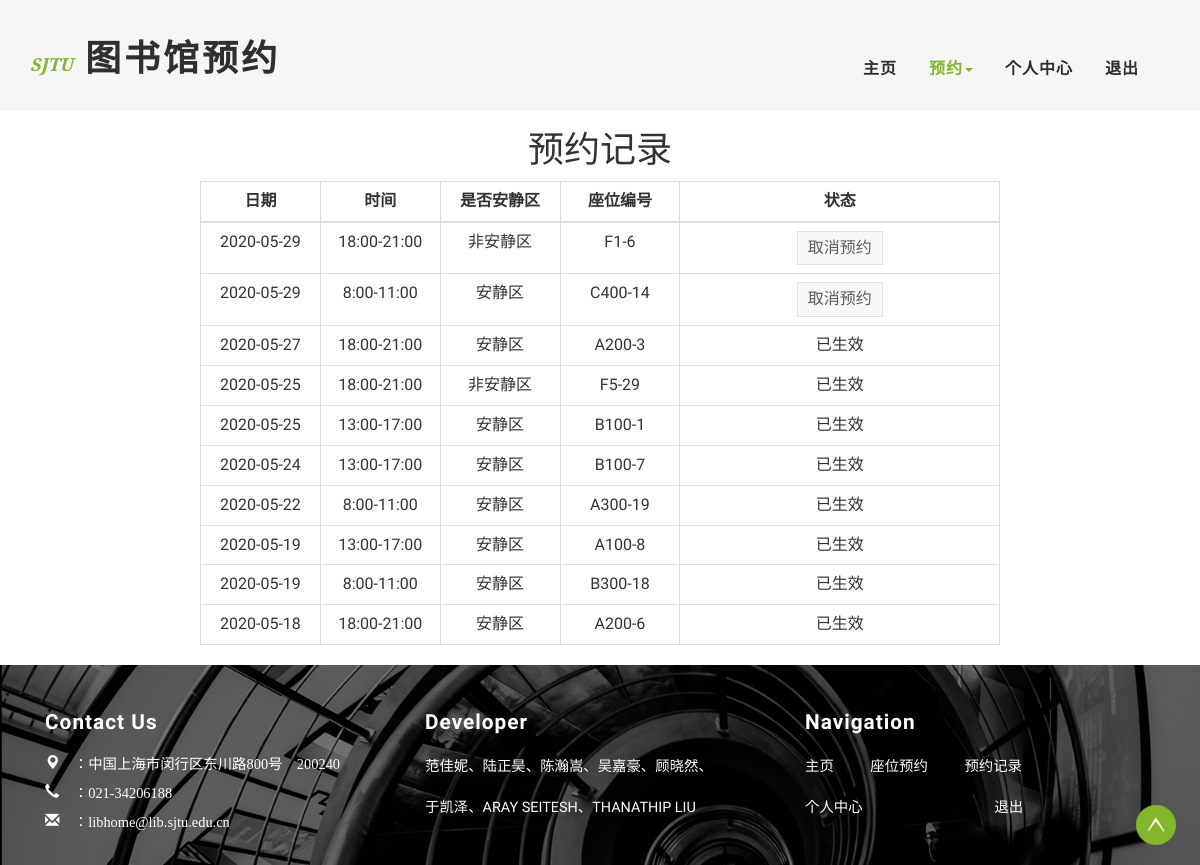
/book/book_record/ (signed in), run on the app's committed database.
### Book_App/models.py (models this page shows)
class Reservation(models.Model):
    account = models.ForeignKey(UserProf, on_delete=models.CASCADE)  # 与用户关联
    seat = models.ForeignKey(Seat, on_delete=models.CASCADE)  # 与座位关联
    is_delete = models.BooleanField(default=True)  # 当前预约/预约记录
    date = models.CharField(max_length=20)  # 预约时间点(年-月-日）
    time_choice = (  # 可选择时间点
        (1, "8:00-11:00"),
        (2, "13:00-17:00"),
        (3, "18:00-21:00"),
    )
    time_id = models.IntegerField(choices=time_choice)  # 1、2、3
    class Meta:
        db_table = 'reservation'
        unique_together = (
            ("account", "seat", "time_id", "date"),  # 这三个字段联合唯一，防止重复预订
        )

class Seat(models.Model):
    is_quiet_area = models.BooleanField(default=True)  # 安静区/非安静区
    floor = models.IntegerField(default=1)  # 楼层，5层
    area = models.CharField(max_length=1, null=True)  # 阅览区，A区、B区、C区
    table_type = models.IntegerField(default=4)  # 桌子类型，1人桌、2人桌、4人桌
    has_power = models.BooleanField(default=False)  # 默认无电源插座
    table_position_noisy = models.CharField(max_length=20, null=True)  # 桌子位置 格式：floor-桌号
    table_position_quiet = models.CharField(max_length=20, null=True)  # 桌子位置 格式：A100-桌号
    class Meta:
        db_table = 'seat'

### Book_App/views.py (the view)
# urls.py: path('book_record/', views.book_record, name='book_record'),
def book_record(request):
    try:
        user_id = request.session.get('user_id') * 1
    except Exception:
        return redirect(reverse('account:user_login'))
    user_id = request.session.get('user_id')
    userprof = UserProf.objects.get(user_id=user_id)
    judge_is_delete(userprof)
    reservation_records = Reservation.objects.filter(account=userprof)
    reservation_records = reservation_records.order_by('-date', '-time_id')
    records_not_delete = []
    records_is_delete = []
    for reservation_record in reservation_records:
        re_record = Re_Record()
        re_record.day = reservation_record.date
        re_record.id = reservation_record.id
        if reservation_record.time_id == 1:
            re_record.time_choice = '8:00-11:00'
        if reservation_record.time_id == 2:
            re_record.time_choice = '13:00-17:00'
        if reservation_record.time_id == 3:
            re_record.time_choice = '18:00-21:00'
        seat = reservation_record.seat
        if seat.is_quiet_area:
            re_record.is_quiet = '安静区'
            re_record.seat_id = seat.table_position_quiet
        else:
            re_record.is_quiet = '非安静区'
            re_record.seat_id = seat.table_position_noisy
        if not reservation_record.is_delete:
            records_not_delete.append(re_record)
        else:
            records_is_delete.append(re_record)
    data = {
        'records_not_delete': records_not_delete,
        'records_is_delete': records_is_delete,
    }
    return render(request, 'main/book_record.html', context=data)

### templates/main/book_record.html (shortened to what this page needs)
{% extends 'base_main.html' %}
{% load static %}
{% block ext_css %}
    <link rel="stylesheet" href="../../static/main/css/book_record.css">
{% endblock %}
{% block header %}
    <div class="banner">
        <div class="header">
            <div class="container">
                <div class="header-left">
                    <div class="w3layouts-logo">
                        <h1>
                            <a href="{% url 'center:homepage' %}"><span>SJTU</span> 图书馆预约 </a>
                        </h1>
                    </div>
                </div>
                <div class="header-right">
                    <div class="w3-header-bottom">
                        <div class="top-nav">
                            <nav class="navbar navbar-default">
                                <div class="collapse navbar-collapse" id="bs-example-navbar-collapse-1">
                                    <ul class="nav navbar-nav">
                                        <li><a href="{% url 'center:homepage' %}">主页</a></li>
                                        <li class=""><a class="active" href="#"
                                                        class="dropdown-toggle hvr-bounce-to-bottom"
                                                        data-toggle="dropdown" role="button" aria-haspopup="true"
                                                        aria-expanded="false">预约<span class="caret"></span></a>
                                        </li>
                                        <li><a href={% url 'center:personal_center' %}>个人中心</a></li>
                                        <li><a href={% url 'account:logout' %}>退出</a></li>
                                    </ul>
                                    <div class="clearfix"></div>
                                </div>
                            </nav>
                        </div>
                        <div class="clearfix"></div>
                    </div>
                </div>
                <div class="clearfix"></div>
            </div>
        </div>
    </div>
{% endblock %}
{% block content %}
    <div class="text-center"><h1>预约记录</h1></div>
    <div class="text-center">
        <table class="table table-bordered" align="center" style="max-width: 800px;">
            <thead>
            <th width="15%" style="text-align:center">日期</th>
            <th width="15%" style="text-align:center">时间</th>
            <th width="15%" style="text-align:center">是否安静区</th>
            <th width="15%" style="text-align:center">座位编号</th>
            <th wdith="15%" style="text-align:center">状态</th>
            </thead>
            <tbody>
            {% for record in records_not_delete %}
                <tr>
                    <td><span>{{ record.day }}</span></td>
                    <td><span>{{ record.time_choice }}</span></td>
                    <td><span>{{ record.is_quiet }}</span></td>
                    <td><span>{{ record.seat_id }}</span></td>
                    <td>
                        <a class="CancelBooking" data-url="{% url 'book:book_cancel' reservation_id=record.id %}"><button class="button-default link">取消预约</button></a>
                    </td>
                </tr>
            {% endfor %}
            {% for record in records_is_delete %}
                <tr>
                    <td><span>{{ record.day }}</span></td>
                    <td><span>{{ record.time_choice }}</span></td>
                    <td><span>{{ record.is_quiet }}</span></td>
                    <td><span>{{ record.seat_id }}</span></td>
                    <td>已生效</td>
                </tr>
            {% endfor %}
            </tbody>
        </table>
    </div>
{% endblock %}

### static/css/style.css (style rules this page uses)
body a { transition: 0.5s all; -webkit-transition: 0.5s all; -o-transition: 0.5s all; -moz-transition: 0.5s all; -ms-transition: 0.5s all; }
html, body { font-size: 100%; font-family: 'Roboto Condensed', sans-serif; }
body { background: #FFFFFF; }
.header { background: rgba(212, 212, 212, 0.21); padding: 1em 0; }
.header-left { float: left; }
.w3layouts-logo { margin: 1.5em 0 0 0; }
.w3layouts-logo h1 { margin: 0; }
.w3layouts-logo h1 a { color: #2f2f2f; font-size: 1em; text-decoration: none; font-weight: 900; font-family: 'Raleway', sans-serif; text-transform: uppercase; letter-spacing: 3px; }
.w3layouts-logo h1 a span { color: #82b62d; font-size: .5em; text-decoration: none; font-family: 'Crimson Text', serif; font-style: italic; font-weight: 600; text-transform: uppercase; letter-spacing: 0; }
.header-right { float: right; margin: 1.2em 0 0 0; }
.top-nav { padding: 1em 0; margin: .5em 0 0 0; float: left; }
.top-nav ul { padding: 0; margin: 0; }
.top-nav ul li { display: inline-block; margin: 0 1em; float: left; }
ul.nav.navbar-nav { float: right; }
.navbar-default { background: none; border: none; margin: 0; }
.navbar { min-height: 0; }
.top-nav ul li a { color: #2f2f2f !important; font-size: 1em; margin: 0; text-decoration: none; padding: 0; font-weight: 600; font-family: 'Roboto Condensed', sans-serif; letter-spacing: 1px; }
.top-nav ul li a.active { color: #82b62d !important; }

### static/main/css/book_record.css (style rules this page uses)
.button-default { background-color: rgb(248, 248, 248); border: 1px solid rgba(204, 204, 204, 0.5); color: #5D5D5D; }
.link { padding: 5px 10px; cursor: pointer }

### data on the page
Reservation: day "2020-05-29"
Seat: seat_id "F1-6"
Reservation: day "2020-05-29"
Seat: seat_id "C400-14"
Reservation: day "2020-05-27"
Seat: seat_id "A200-3"
Reservation: day "2020-05-25"
Seat: seat_id "F5-29"
Reservation: day "2020-05-25"
Seat: seat_id "B100-1"
Reservation: day "2020-05-24"
Seat: seat_id "B100-7"
Reservation: day "2020-05-22"
Seat: seat_id "A300-19"
Reservation: day "2020-05-19"
Seat: seat_id "A100-8"
Reservation: day "2020-05-19"
Seat: seat_id "B300-18"
Reservation: day "2020-05-18"
Seat: seat_id "A200-6"

### other printed values
{{ record.time_choice }} "18:00-21:00" "8:00-11:00"
{{ record.is_quiet }} "非安静区" "安静区"
{{ record.time_choice }} "18:00-21:00" "18:00-21:00" "13:00-17:00" "13:00-17:00" "8:00-11:00" "13:00-17:00" "8:00-11:00" "18:00-21:00"
{{ record.is_quiet }} "安静区" "非安静区" "安静区" "安静区" "安静区" "安静区" "安静区" "安静区"
